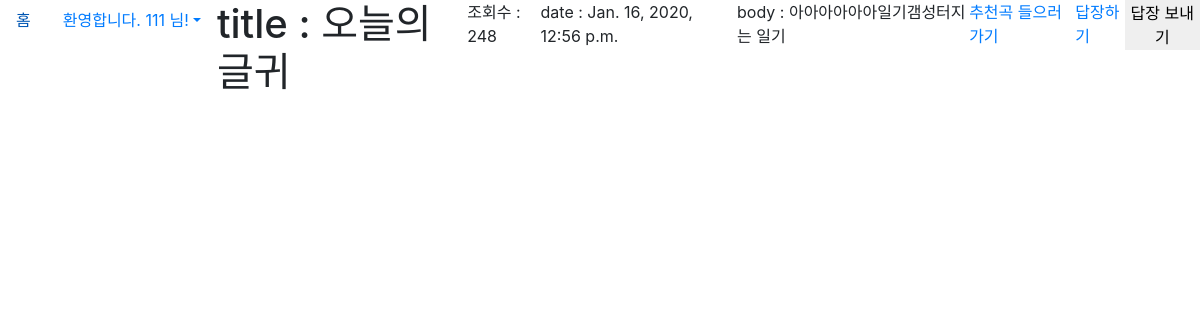
/myapp/detail/1 (signed in), run on the app's committed database.
### myapp/models.py (models this page shows, shortened)
class Letter(models.Model):
    writer = models.ForeignKey(User, null=True, on_delete=models.CASCADE, related_name='letters')
    title = models.CharField(max_length=50)
    pub_date = models.DateTimeField(auto_now_add=True)
    body = models.TextField(max_length=200)
    letter_hit = models.PositiveIntegerField(default=0)
    bgm = models.URLField(max_length=200)

### myapp/views.py (the view)
# urls.py: path('detail/<int:letter_id>', views.detail, name = 'detail'),
def detail(request, letter_id):
    letter_detail = get_object_or_404(Letter, pk = letter_id)
    mine = False
    if letter_detail.writer == request.user:
        mine = True
    return render(request, 'myapp/detail.html', {'letter':letter_detail, 'mine':mine})

### myapp/templates/myapp/detail.html (shortened to what this page needs)
{% extends 'base.html' %}
{% block content %}
{% load staticfiles %}
<h1>title : {{letter.title}}</h1>
<p>조회수 : {{letter.letter_hit}}</p>
<p>date : {{letter.pub_date}}</p>
<p>body : {{letter.body}}</p>
<a href = "{{letter.bgm}}">추천곡 들으러 가기</a>
{% if mine is False %}
    <a href="{% url 'commentcreate' letter.id %}">답장하기</a>
    <form method='POST'>
        <button type='submit'>답장 보내기</button>
    </form>
{% endif %}
{% endblock %}

### mysite/templates/base.html (shortened to what this page needs)
{% load bootstrap4 %}
{% bootstrap_css %}
<a class="nav-item nav-link" href="{% url 'home' %}">홈</a>
{% if user.is_authenticated %}
         <a class="nav-link dropdown-toggle" id="navbarDropdown" role="button" data-toggle="dropdown"
             aria-haspopup="true" aria-expanded="false">환영합니다. {{ user.username }} 님!</a>
{% endif %}
<html lang="ko">
<head>
</head>
</html>
{% block content %}
{% endblock %}

### mysite/templates/base.html (style rules this page uses)
input, button { outline: none; border: none; }

### data on the page
Letter: title "오늘의 글귀", letter_hit "248", pub_date "Jan. 16, 2020, 12:56 p.m.", body "아아아아아아일기갬성터지는 일기"

### other printed values
{{ user.username }} "111"
